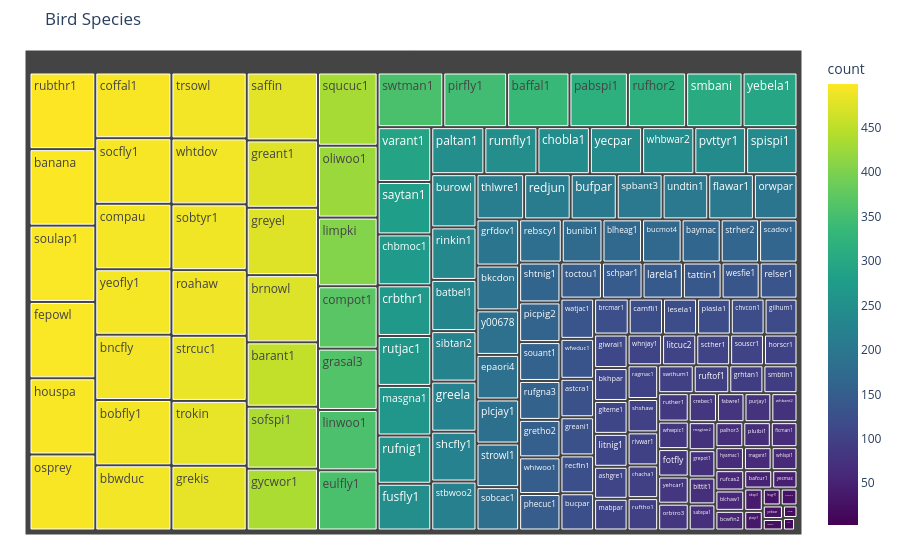

Notebook code for this chart:
### Markdown cell above
### 考察
5つの生物分類が存在することがわかります。各クラスの名前は日本語だと<br>
**Insecta** : 昆虫類<br>
**Reptilia** : 爬虫類<br>
**Amphibia** : 両生類<br>
**Mammalia** : 哺乳類<br>
**Aves** : 鳥類<br>

当然ではありますが鳥類の数が圧倒的に多いことがわかります。ただし、鳥類の様々な種類が含まれるため学習のために使えるデータが十分であるかは別で確認する必要があります。

### Code cell
# class_name が "Aves" の行を抽出し、primary_label ごとにカウントして降順に並べ替え
aves_summary = (
    train_df
    .filter(pl.col("class_name") == "Aves")         # 鳥類のみをフィルタリング
    .group_by("primary_label")                     # 種ごとにグループ化
    .count()                                       # 各グループのデータ数をカウント
    .sort("count", descending=True)                 # データ数が多い順に並べ替え
)

fig = px.treemap(
    aves_summary, 
    path=['primary_label'], 
    values='count',
    title='Bird Species',
    color='count',
    color_continuous_scale='Viridis'
)
fig.update_layout(margin=dict(t=50, l=25, r=25, b=25))
fig.show()
print(f"Total Bird Species: {len(aves_summary)}")

### Figure 1 — Plotly figure (JSON) as saved in the notebook; plotly's stock layout.template omitted (floating-point values rounded to 4 significant figures; data arrays with more than 128 entries replaced by an {"elided": "..."} marker saying what was removed)
{"data": [{"branchvalues": "total", "customdata": {"elided": "162x1 float values"}, "domain": {"x": [0, 1], "y": [0, 1]}, "hovertemplate": "labels=%{label}<br>count_sum=%{value}<br>parent=%{parent}<br>id=%{id}<br>count=%{color}<extra></extra>", "ids": {"elided": "162 str values"}, "labels": {"elided": "162 str values"}, "marker": {"coloraxis": "coloraxis", "colors": {"elided": "162 float values"}}, "name": "", "parents": {"elided": "162 str values"}, "type": "treemap", "values": {"elided": "162 float values"}}], "layout": {"coloraxis": {"colorbar": {"title": {"text": "count"}}, "colorscale": [[0, "#440154"], [0.1111, "#482878"], [0.2222, "#3e4989"], [0.3333, "#31688e"], [0.4444, "#26828e"], [0.5556, "#1f9e89"], [0.6667, "#35b779"], [0.7778, "#6ece58"], [0.8889, "#b5de2b"], [1, "#fde725"]]}, "legend": {"tracegroupgap": 0}, "margin": {"b": 25, "l": 25, "r": 25, "t": 50}, "title": {"text": "Bird Species"}}}
